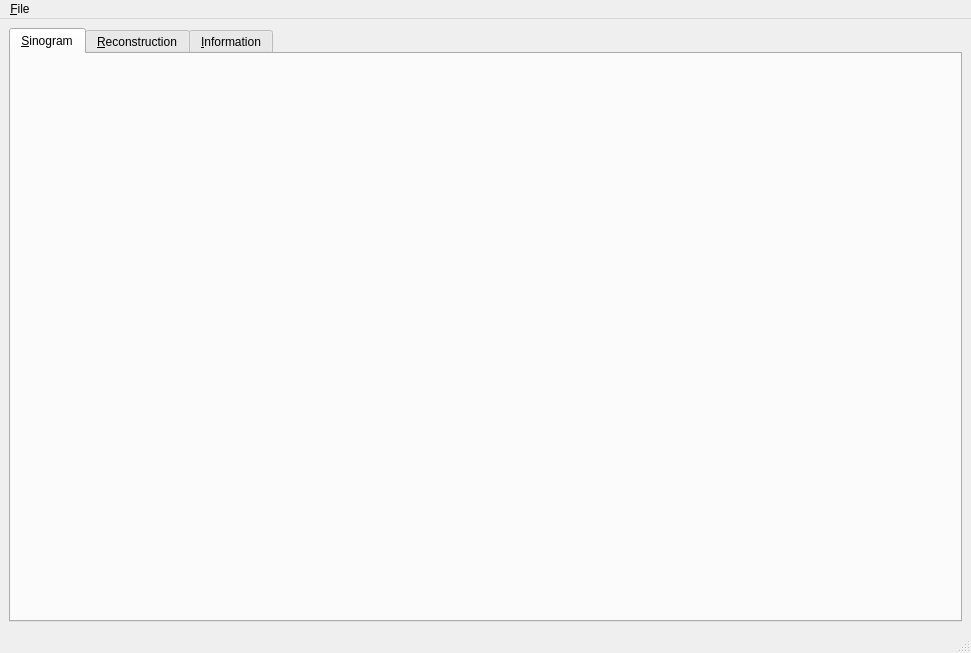
<?xml version="1.0" encoding="UTF-8"?>
<ui version="4.0">
 <class>MainWindow</class>
 <widget class="QMainWindow" name="MainWindow">
  <property name="geometry">
   <rect>
    <x>0</x>
    <y>0</y>
    <width>971</width>
    <height>653</height>
   </rect>
  </property>
  <property name="windowTitle">
   <string>CellReel</string>
  </property>
  <widget class="QWidget" name="centralwidget">
   <layout class="QHBoxLayout" name="horizontalLayout_2">
    <item>
     <widget class="QTabWidget" name="tabWidget">
      <property name="currentIndex">
       <number>0</number>
      </property>
      <property name="tabsClosable">
       <bool>false</bool>
      </property>
      <widget class="QWidget" name="tab_sino">
       <attribute name="title">
        <string>&amp;Sinogram</string>
       </attribute>
       <layout class="QHBoxLayout" name="horizontalLayout_3">
        <item>
         <widget class="SinoWidget" name="widget_sino" native="true"/>
        </item>
       </layout>
      </widget>
      <widget class="QWidget" name="tab_reco">
       <attribute name="title">
        <string>&amp;Reconstruction</string>
       </attribute>
       <layout class="QHBoxLayout" name="horizontalLayout_5">
        <item>
         <widget class="RecoWidget" name="widget_reco" native="true"/>
        </item>
       </layout>
      </widget>
      <widget class="QWidget" name="tab_info">
       <attribute name="title">
        <string>&amp;Information</string>
       </attribute>
       <layout class="QHBoxLayout" name="horizontalLayout">
        <item>
         <widget class="InfoWidget" name="widget_info" native="true"/>
        </item>
       </layout>
      </widget>
     </widget>
    </item>
   </layout>
  </widget>
  <widget class="QMenuBar" name="menubar">
   <property name="geometry">
    <rect>
     <x>0</x>
     <y>0</y>
     <width>971</width>
     <height>22</height>
    </rect>
   </property>
   <widget class="QMenu" name="menuFile">
    <property name="title">
     <string>&amp;File</string>
    </property>
    <addaction name="actionNew_Session"/>
    <addaction name="actionOpen_Session"/>
    <addaction name="actionClose"/>
   </widget>
   <addaction name="menuFile"/>
  </widget>
  <widget class="QStatusBar" name="statusbar"/>
  <action name="actionNew_Session">
   <property name="text">
    <string>&amp;New Session</string>
   </property>
   <property name="shortcut">
    <string>Ctrl+N</string>
   </property>
  </action>
  <action name="actionOpen_Session">
   <property name="text">
    <string>&amp;Open Session</string>
   </property>
   <property name="shortcut">
    <string>Ctrl+O</string>
   </property>
  </action>
  <action name="actionClose">
   <property name="text">
    <string>&amp;Close Window</string>
   </property>
   <property name="shortcut">
    <string>Ctrl+Q</string>
   </property>
  </action>
 </widget>
 <customwidgets>
  <customwidget>
   <class>SinoWidget</class>
   <extends>QWidget</extends>
   <header>cellreel.tab_sino</header>
   <container>1</container>
  </customwidget>
  <customwidget>
   <class>RecoWidget</class>
   <extends>QWidget</extends>
   <header>cellreel.tab_reco</header>
   <container>1</container>
  </customwidget>
  <customwidget>
   <class>InfoWidget</class>
   <extends>QWidget</extends>
   <header>cellreel.tab_info</header>
   <container>1</container>
  </customwidget>
 </customwidgets>
 <resources/>
 <connections>
  <connection>
   <sender>actionClose</sender>
   <signal>triggered()</signal>
   <receiver>MainWindow</receiver>
   <slot>close()</slot>
   <hints>
    <hint type="sourcelabel">
     <x>-1</x>
     <y>-1</y>
    </hint>
    <hint type="destinationlabel">
     <x>485</x>
     <y>326</y>
    </hint>
   </hints>
  </connection>
 </connections>
</ui>
